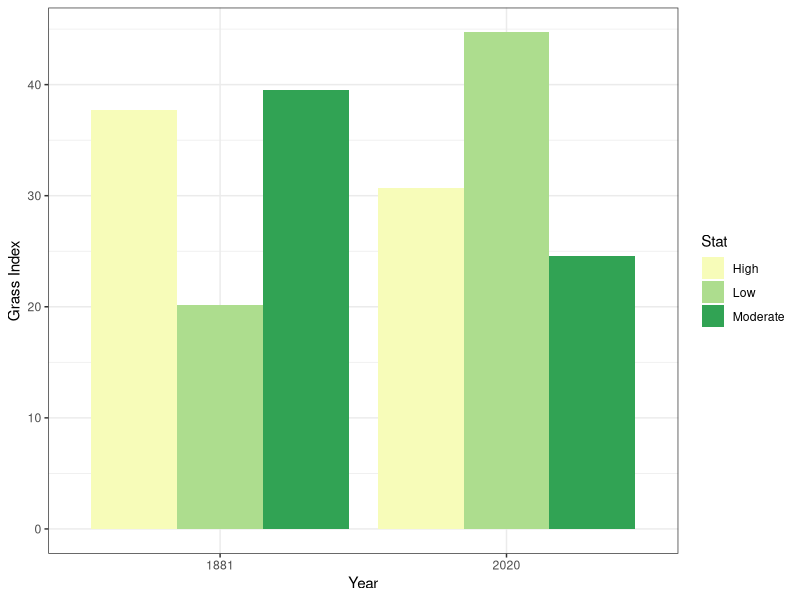

Recreate this plot in R. (Note: this script raises an error after producing the figure.)
#kara making bar chart for grass comparison
#kara becomes r master
#5/18/2022
#5/26/updating for final grass figs

library(sf)
library(tidyverse)
library(readxl)
library(dplyr)
library(ggplot2)

#tryinggplot2
#this worked for not stacked

library(dplyr)
library(tidyr)
library(ggplot2)

dat <- data.frame(
  High = c(37.7, 30.7),
  Moderate = c(39.5, 24.6),
  Low = c(20.2, 44.7),
  Year = as.factor(c("1881", "2020"))
)

dat <-data.frame(
  Low = c(20.2, 44.7),
  Moderate = c(39.5, 24.6),
  High = c(37.7, 30.7), 
  Year = as.factor(c("1881", "2020"))
)
  dat_long <- dat %>%
    gather("Stat", "Value", -Year)
  dat_long
dat

ggplot(dat_long, aes(x = Year, y = Value, fill = Stat)) +
  geom_col(position = "dodge") + 
  labs(x="Year", y= "Grass Index") +
  theme_bw() +
  #factor(levels = c("Low","Moderate","High")) + trying to rearrange color order
  scale_fill_brewer(palette = "YlGn")
  geom_bar()
#getting error when i try geom_bar()

#stacked bar graph  

bar <- dat

final <- ggplot(bar, aes(x = bar$Year, y = bar$Percent))+
  geom_col(aes(fill = factor(bar$Grass_Index, levels=c("High","Moderate","Low"))), width = 100)+
  labs(x="1881                                                  2020", y= "Percent", fill= "Grass Index") +
  #scale_colour_manual(values =c("green", "yellow", "grey")) +
  scale_fill_brewer(palette = "YlGn", direction = 1)+
  theme_bw()
  #scale_x_discrete(labels=c("1881" = "1881", "1" = "1881",
  #                          "2020" = "2020")) 
final
#for some reason code runs but no graph shows up?
#its coming up as a data frame?????
#this code used to work and now it doesn't i dont understand why 
ggsave(plot = final, device = tiff, width = 10, height = 10, dpi = 301, 
       filename = "./AIM_Grass/figs/Fig8.tiff")



ggplot(bar, aes(x = Year, fill = grass_index)) + 
    geom_bar()

  
#trying again 12/22 other code not working
dat <- data.frame(
  High = c(37.7, 30.7),
  Moderate = c(39.5, 24.6),
  Low = c(20.2, 44.7),
  Year = as.factor(c("1881", "2020"))
)

ggplot(dat, aes(x = Year, y = Value, fill = Stat)) + 
  geom_bar() +
  scale_fill_brewer(palette = "YlGn", direction = 1)+
  theme_bw()+
  scale_x_discrete(labels=c("1881" = "1881", "1" = "1881",
                            "2020" = "2020")) 
  
ggplot(bar, aes(x = Year, y = Percent)) +
geom_col(aes(fill = factor(Grass_Index, levels=c("High","Moderate","Low"))), width = 100)+
  labs(x="1881                                                  2020", y= "Percent", fill= "Grass Index") 
